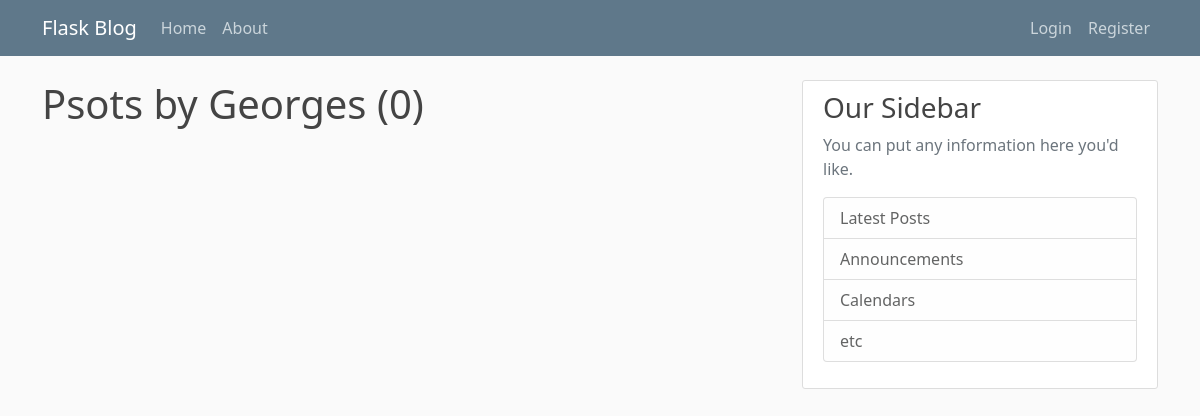
The page /user/Georges on the database as committed earlier.
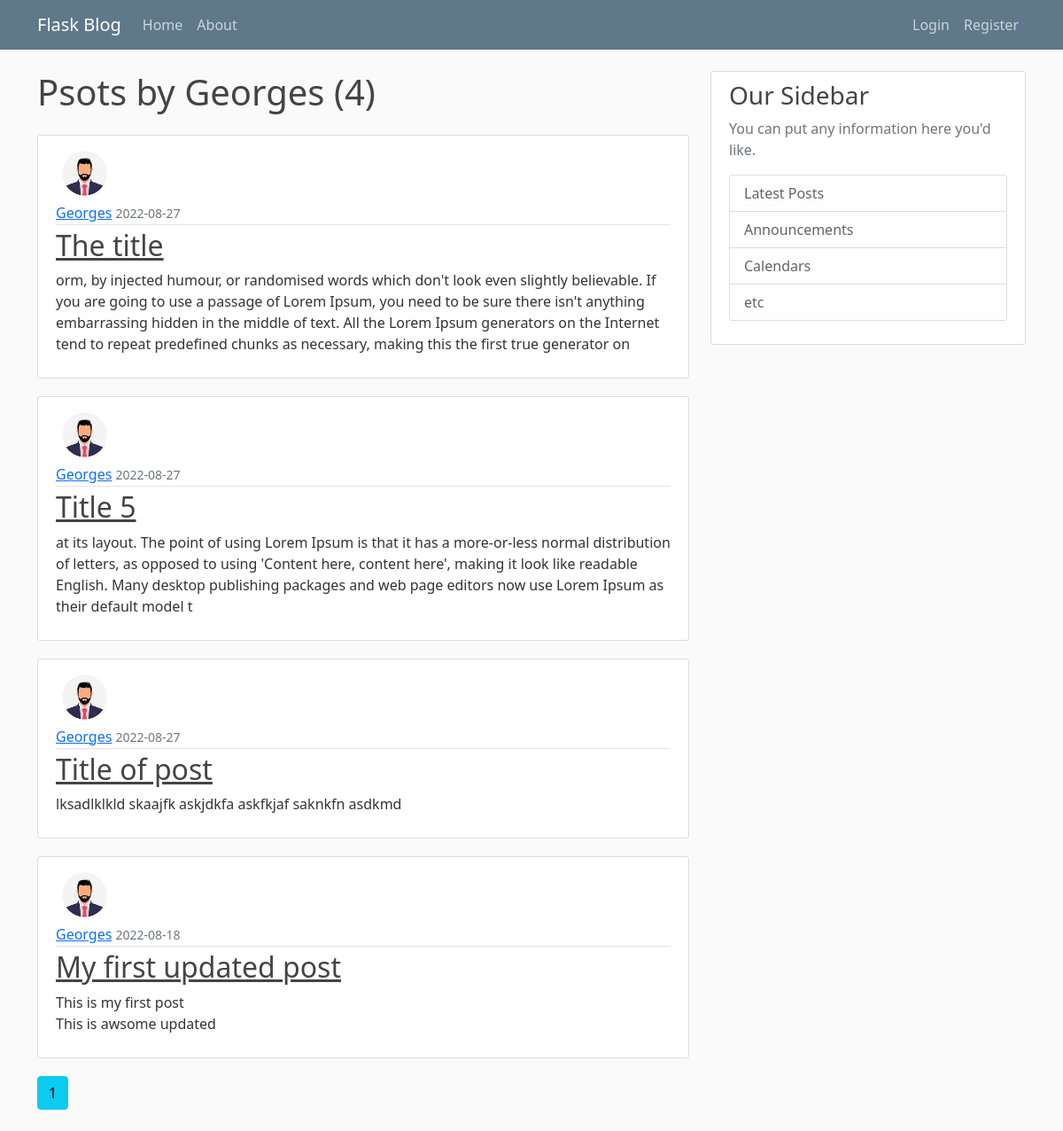
The same page on the database as committed later.
### flaskblog/models.py (models this page shows, shortened)
class Post(db.Model):
    id = db.Column(db.Integer, primary_key=True)
    title = db.Column(db.String(100), nullable=False)
    date_posted = db.Column(db.DateTime, nullable=False, default=datetime.utcnow)
    content = db.Column(db.Text(20), nullable=False)
    user_id =  db.Column(db.Integer, db.ForeignKey('user.id'), nullable=False)

class User(db.Model, UserMixin):
    id = db.Column(db.Integer, primary_key=True)
    username = db.Column(db.String(20), unique=True, nullable=False)
    email = db.Column(db.String(120), unique=True, nullable=False)
    image_file = db.Column(db.String(20), nullable=False, default='default.png')
    password = db.Column(db.String(60), nullable=False)
    posts = db.relationship('Post', backref='author', lazy=True)

### flaskblog/users/routes.py (the view)
@users.route("/user/<string:username>")
def user_posts(username):
    page = request.args.get('page', 1, type=int)
    user = User.query.filter_by(username=username).first_or_404()
    posts = Post.query.filter_by(author=user)\
        .order_by(Post.date_posted.desc())\
        .paginate(page=page, per_page=4)
    return render_template('user_posts.html', posts=posts, user=user)

### flaskblog/templates/user_posts.html
{% extends "layout.html" %}
{% block content %}
    <h1 class="mb-4">Psots by {{user.username}} ({{ posts.total}})</h1>
    {% for post in posts.items %}
    <article class="media content-section">
      <img class="rounded-circle article-img" src="{{ url_for('static', filename='profile_pics/'+post.author.image_file) }}">
      <div class="media-body">
        <div class="article-metadata">
          <a class="mr-2" href="{{ url_for('users.user_posts', username=post.author.username) }}">{{ post.author.username }}</a>
          <small class="text-muted">{{ post.date_posted.strftime('%Y-%m-%d') }}</small>
        </div>
        <h2><a class="article-title" href="{{url_for('posts.post',post_id=post.id)}}">{{ post.title }}</a></h2>
        <p class="article-content">{{ post.content }}</p>
      </div>
    </article>
    {% endfor %}
    {% for page_num in posts.iter_pages(left_edge=1, right_edge=1, left_current=1, right_current=2) %}
      {% if page_num %}
        {% if posts.page == page_num %}
          <a class="btn btn-info mb-4" href="{{ url_for('users.user_posts', username=user.username, page=page_num) }}">{{ page_num }}</a>
        {% else %}
          <a class="btn btn-outline-info mb-4" href="{{ url_for('users.user_posts', username=user.username, page=page_num) }}">{{ page_num }}</a>
        {% endif %}
      {% else %}
        ...
      {% endif %}
    {% endfor %}
{% endblock content %}

Rows that differ between the two databases and show on the page:
added Post: image_file (picture), author.username "Georges", date_posted "2022-08-27", title "The title", content "orm, by injected humour, or randomised words which don't look even slightly believable. If you are going to use a passage of Lorem Ipsum, you need to be sure there isn't anything embarrassing hidden in the middle of text. All the Lorem Ipsum generators on the Internet tend to repeat predefined chunks as necessary, making this the first true generator on"
added Post: image_file (picture), author.username "Georges", date_posted "2022-08-27", title "Title 5", content "at its layout. The point of using Lorem Ipsum is that it has a more-or-less normal distribution of letters, as opposed to using 'Content here, content here', making it look like readable English. Many desktop publishing packages and web page editors now use Lorem Ipsum as their default model t"
added Post: image_file (picture), author.username "Georges", date_posted "2022-08-27", title "Title of post", content "lksadlklkld skaajfk askjdkfa askfkjaf saknkfn asdkmd"
added Post: image_file (picture), author.username "Georges", date_posted "2022-08-18", title "My first updated post", content "This is my first post This is awsome updated"
Other text that changed with them:
{{ posts.total }}: "0" → "4"
new list line: "1"
